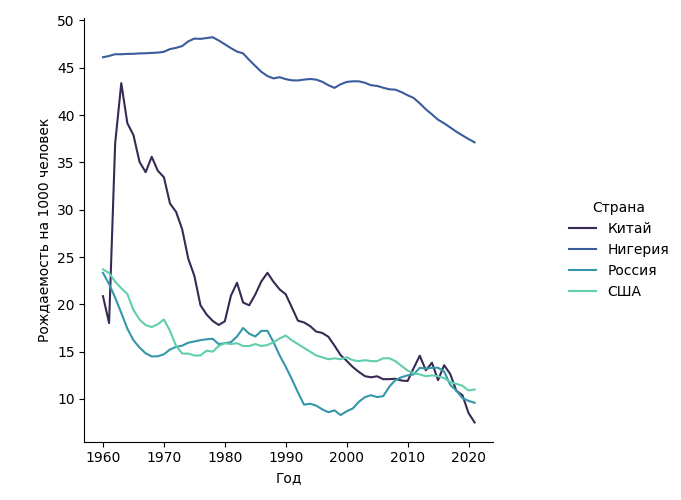

Recreate this plot in Python.
import pandas as pd
import seaborn as sns
import matplotlib.pyplot as plt
df = pd.read_excel("dataset.xls", sheet_name='Data', )

df = df[df["Indicator Code"] == "SP.DYN.CBRT.IN"]
df.set_index('Country Name', inplace=True)

del df["Country Code"]
del df["Indicator Code"]
del df["Indicator Name"]
df = df.transpose()
df.reset_index(inplace=True, names="year")
print(df)
df = df.melt(id_vars=["year"], value_vars=list(filter(lambda x: x != "year", df.columns)))
print(df)
df["year"] = df["year"].astype("int64")
df = df[df["Country Name"].isin(["Nigeria", "China", "United States", "Russian Federation"])]
ax = sns.relplot(
    data=df,
    x="year", y="value",
    hue="Country Name",
    kind="line",
    palette = sns.color_palette("mako", 4))
plt.xlabel('Год')
plt.ylabel('Рождаемость на 1000 человек')
ax.legend.set_title("Страна")
new_labels = ['Китай', 'Нигерия', 'Россия', 'США']
for t, l in zip(ax._legend.texts, new_labels):
    t.set_text(l)
plt.savefig("birth_rate.png", transparent=True)
